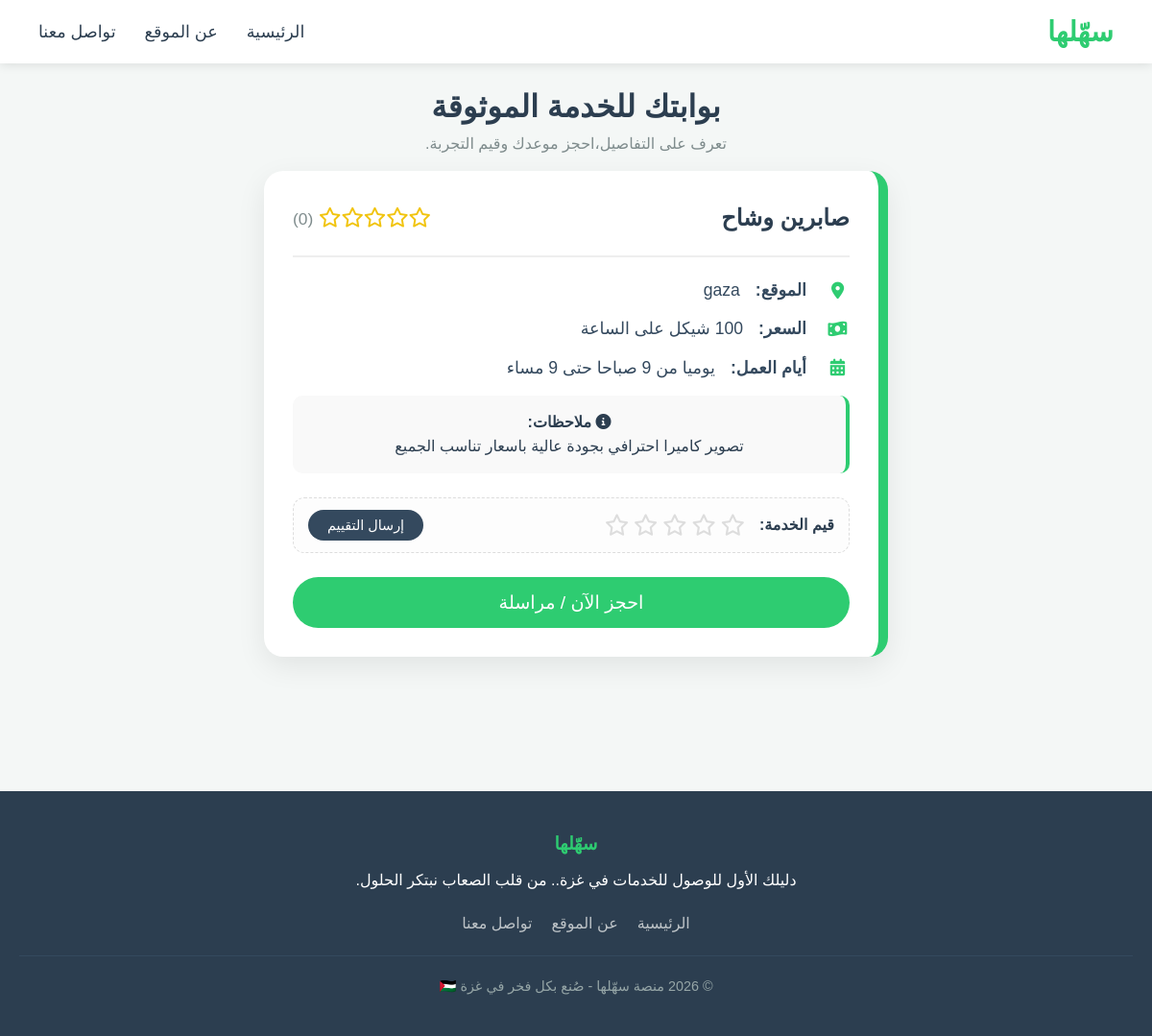
Page /details.php?id=1 on the committed database.
### tables this page shows
CREATE TABLE `services` (
  `id` int(11) NOT NULL,
  `user_id` int(11) DEFAULT NULL,
  `full_name` varchar(255) NOT NULL,
  `service_type` varchar(100) NOT NULL,
  `location` varchar(100) NOT NULL,
  `price` varchar(100) DEFAULT 'حسب الاتفاق',
  `work_days` varchar(255) DEFAULT NULL,
  `notes` text DEFAULT NULL,
  `username` varchar(50) NOT NULL,
  `password` varchar(255) NOT NULL,
  `image` varchar(255) DEFAULT 'default.jpg',
  `total_rating` int(11) DEFAULT 0,
  `rating_count` int(11) DEFAULT 0,
  `created_at` timestamp NOT NULL DEFAULT current_timestamp()
);

### details.php (the view, shortened to what this page needs)
<?php
$conn = new mysqli("localhost", "root", "", "sahilha_db");
$conn->set_charset("utf8mb4");
$id = isset($_GET['id']) ? intval($_GET['id']) : 0;
$result = $conn->query("SELECT * FROM services WHERE id = $id");
$service = $result->fetch_assoc();
$average = 0;
?>
<!DOCTYPE html>
<html lang="ar" dir="rtl">
<head>
    <link rel="stylesheet" href="style.css">
    <link rel="stylesheet" href="https://cdnjs.cloudflare.com/ajax/libs/font-awesome/6.0.0/css/all.min.css">
</head>
<body>
    <nav class="navbar">
        <div class="nav-container">
            <a href="index.html" class="logo">سهّلها</a>
            <ul class="nav-links">
                <li><a href="search-service.html">الرئيسية</a></li>
                <li><a href="about.html">عن الموقع</a></li>
                <li><a href="contact.html">تواصل معنا</a></li>
            </ul>
        </div>
    </nav>
    <div class="container">
        <div class="header-spacing">
            <h1 style="color: #2C3E50; font-size: 2rem;">بوابتك للخدمة الموثوقة</h1>
            <p style="color: #7f8c8d;">تعرف على التفاصيل،احجز موعدك وقيم التجربة.</p>
        </div>
        <div class="details-card">
            <div style="display: flex; justify-content: space-between; align-items: center;">
                <h2 style="color: #2C3E50; margin: 0;"><?php echo htmlspecialchars($service['full_name']); ?></h2>
                <div class="rating-display">
                    <?php
                    for($i=1; $i<=5; $i++) {
                        echo ($i <= $average) ? '<i class="fas fa-star"></i>' : '<i class="far fa-star"></i>';
                    }
                    ?>
                    <small style="color: #7f8c8d;">(<?php echo $average; ?>)</small>
                </div>
            </div>
            <hr style="border: 0.5px solid #eee; margin: 20px 0;">
            <div class="detail-item">
                <i class="fas fa-map-marker-alt"></i>
                <strong>الموقع:</strong>
                <span style="margin-right: 6px;"><?php echo htmlspecialchars($service['location']); ?></span>
            </div>
            <div class="detail-item">
                <i class="fas fa-money-bill-wave"></i>
                <strong>السعر:</strong>
                <span style="margin-right: 6px;"><?php echo htmlspecialchars($service['price']); ?></span>
            </div>
            <div class="detail-item">
                <i class="fas fa-calendar-alt"></i>
                <strong>أيام العمل:</strong>
                <span style="margin-right: 6px;"><?php echo htmlspecialchars($service['work_days']); ?></span>
            </div>
            <div style="background: #f9f9f9; padding: 15px; border-radius: 10px; border-right: 4px solid #2ECC71; margin-top: 15px;">
                <p><strong><i class="fas fa-info-circle"></i> ملاحظات:</strong></p>
                <p><?php echo nl2br(htmlspecialchars($service['notes'])); ?></p>
            </div>
            <form method="POST" id="ratingForm" class="rating-row">
                <span style="font-weight: bold;">قيم الخدمة:</span>
                <div class="stars-input" id="starsContainer">
                    <i class="far fa-star" data-val="1"></i>
                    <i class="far fa-star" data-val="2"></i>
                    <i class="far fa-star" data-val="3"></i>
                    <i class="far fa-star" data-val="4"></i>
                    <i class="far fa-star" data-val="5"></i>
                </div>
                <button type="submit" class="btn-submit-rating">إرسال التقييم</button>
            </form>
            <button onclick="openBooking()" class="btn-primary" style="width: 100%; margin-top: 25px; padding: 15px; font-size: 1.2rem; border-radius: 50px;">احجز الآن / مراسلة</button>
        </div>
    </div>
    <footer>
        <div class="footer-content">
            <h3>سهّلها</h3>
            <p>دليلك الأول للوصول للخدمات في غزة.. من قلب الصعاب نبتكر الحلول.</p>
            <ul class="footer-links">
                <li><a href="search-service.html">الرئيسية</a></li>
                <li><a href="about.html">عن الموقع</a></li>
                <li><a href="contact.html">تواصل معنا</a></li>
            </ul>
        </div>
        <div class="copyright">
           &copy; 2026 منصة سهّلها - صُنع بكل فخر في غزة 🇵🇸
        </div>
    </footer>
</body>
</html>

### style.css (style rules this page uses)
* { margin: 0; padding: 0; box-sizing: border-box; }
body { direction: rtl; background-color: #f9f9f9; font-family: 'Cairo', sans-serif; color: #2C3E50; line-height: 1.6; }
.container { max-width: 1250px !important; margin: 0 auto; padding: 10px 20px !important; text-align: center; }
.navbar { background-color: white; width: 100%; padding: 10px 0; box-shadow: 0 2px 10px rgba(0,0,0,0.1); position: sticky; top: 0; z-index: 9999; }
.nav-container { max-width: 1250px; margin: 0 auto; display: flex; justify-content: space-between; align-items: center; padding: 0 40px; }
.logo { font-size: 1.8rem; font-weight: bold; color: #2ECC71; text-decoration: none; font-family: 'Tajawal', sans-serif; }
.nav-links { list-style: none; display: flex; gap: 30px; }
.nav-links a { color: #2C3E50; text-decoration: none; font-size: 1.1rem; transition: color 0.3s; }
.btn-primary { background: #2ECC71; color: white; border: none; }
footer { background-color: #2C3E50; color: white; padding: 40px 20px; text-align: center; margin-top: 50px !important; width: 100%; }
.footer-content h3 { font-family: 'Tajawal', sans-serif; color: #2ECC71; margin-bottom: 10px; }
.footer-links { list-style: none; display: flex; justify-content: center; gap: 20px; margin: 20px 0; }
.footer-links a { color: #bdc3c7; text-decoration: none; }
.copyright { font-size: 0.9rem; color: #95a5a6; border-top: 1px solid #34495e; padding-top: 20px; margin-top: 20px; }
body, input, button { font-family: 'Cairo', sans-serif; }
button, .main-btn-style { font-family: 'Cairo', sans-serif; font-size: 1.1rem; padding: 12px 30px; border-radius: 50px; border: none; cursor: pointer; transition: all 0.3s ease-in-out; }
footer { background-color: #2C3E50; color: white; padding: 40px 20px; text-align: center; margin-top: 80px !important; width: 100%; clear: both; }
.btn-submit-rating { background: #34495e; color: white; border: none; padding: 8px 25px; border-radius: 50px; cursor: pointer; font-size: 0.9rem; transition: 0.3s; margin-right: auto; margin-left: 0; }
.detail-item { font-size: 1.1rem; margin-bottom: 12px; color: #34495e; display: flex; align-items: center; gap: 10px; }

### details.php (style rules this page uses)
body { background-color: #f4f7f6; font-family: 'Cairo', sans-serif; }
.header-spacing { text-align: center; margin-top: 10px !important; margin-bottom: 5px; }
.details-card { background: white; border-radius: 20px; padding: 30px; margin: 15px auto 50px auto; max-width: 650px; border-right: 10px solid #2ECC71; box-shadow: 0 10px 30px rgba(0,0,0,0.08); }
.rating-row { display: flex; align-items: center; background: #fdfdfd; padding: 12px 15px; border-radius: 12px; border: 1px dashed #ddd; margin-top: 25px; width: 100%; }
.stars-input { margin-right: 15px; display: flex; gap: 5px; }
.stars-input i { cursor: pointer; color: #ddd; font-size: 1.4rem; }
.btn-submit-rating { background: #34495e; color: white; border: none; padding: 8px 20px; border-radius: 50px; cursor: pointer; font-size: 0.9rem; margin-right: auto; margin-left: 0; }
.rating-display { color: #f1c40f; font-size: 1.3rem; }
.detail-item { font-size: 1.1rem; margin-bottom: 12px; color: #34495e; display: flex; align-items: center; }
.detail-item i { color: #2ECC71; margin-left: 10px; width: 25px; }

### rows in the picture
services: full_name "صابرين وشاح", location "gaza", price "100 شيكل على الساعة", work_days "يوميا من 9 صباحا حتى 9 مساء", notes "تصوير كاميرا احترافي بجودة عالية باسعار تناسب الجميع"

### other values in the picture
$average "0"
